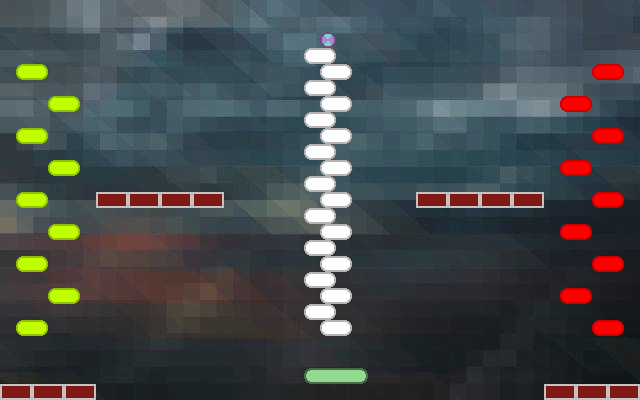

Tiled map render using the project's own tile images. Description and the map definition, with tile-layer contents summarised, below:
An orthogonal 40x25 tile map with 16x16 px tiles, 1 tile layer (Tile Layer), 1 image layer.

<map version="1.0" orientation="orthogonal" renderorder="right-down" width="40" height="25" tilewidth="16" tileheight="16" backgroundcolor="#000000">
 <tileset firstgid="1" name="Default" tilewidth="64" tileheight="16">
  <tile id="0">
   <properties>
    <property name="Points" value="10" />
   </properties>
   <image width="32" height="16" source="../images/blue-block.png" />
  </tile>
  <tile id="1">
   <properties>
    <property name="Points" value="20" />
   </properties>
   <image width="32" height="16" source="../images/green-block.png" />
  </tile>
  <tile id="2">
   <properties>
    <property name="Points" value="30" />
   </properties>
   <image width="32" height="16" source="../images/light-block.png" />
  </tile>
  <tile id="3">
   <properties>
    <property name="Points" value="50" />
   </properties>
   <image width="32" height="16" source="../images/red-block.png" />
  </tile>
  <tile id="4">
   <properties>
    <property name="Points" value="5" />
    <property name="Restitution" value="0.1" />
   </properties>
   <image width="32" height="16" source="../images/yellow-block.png" />
  </tile>
  <tile id="5">
   <properties>
    <property name="Points" value="100" />
   </properties>
   <image width="32" height="16" source="../images/dark-block.png" />
  </tile>
  <tile id="6">
   <properties>
    <property name="Name" value="Ball" />
    <property name="Restitution" value="0.1" />
   </properties>
   <image width="16" height="16" source="../images/ball.png" />
  </tile>
  <tile id="7">
   <properties>
    <property name="Name" value="Racket" />
    <property name="Restitution" value="1.0" />
   </properties>
   <image width="64" height="16" source="../images/pad.png" />
  </tile>
  <tile id="8">
   <properties>
    <property name="Fixed" value="1" />
    <property name="Name" value="Wall" />
    <property name="Restitution" value="1.0" />
   </properties>
   <image width="32" height="16" source="../images/brick.png" />
  </tile>
 </tileset>
 <imagelayer name="Background" opacity="0.87">
  <image source="../backgrounds/abstract10.jpg" trans="aaaa00" />
 </imagelayer>
 <layer name="Tile Layer" width="40" height="25">
  <properties>
   <property name="ExplosionParticlesCollideWithBall" value="0" />
   <property name="Gravity" value="9.81" />
   <property name="KillingSpreeBonus" value="1000" />
   <property name="KillingSpreeInterval" value="2500" />
   <property name="KillingsPerKillingSpree" value="5" />
  </properties>
  <data>[1000 cells, 52 non-empty, 6 distinct tile ids]</data>
 </layer>
 <objectgroup name="Boundaries" visible="0" />
</map>
